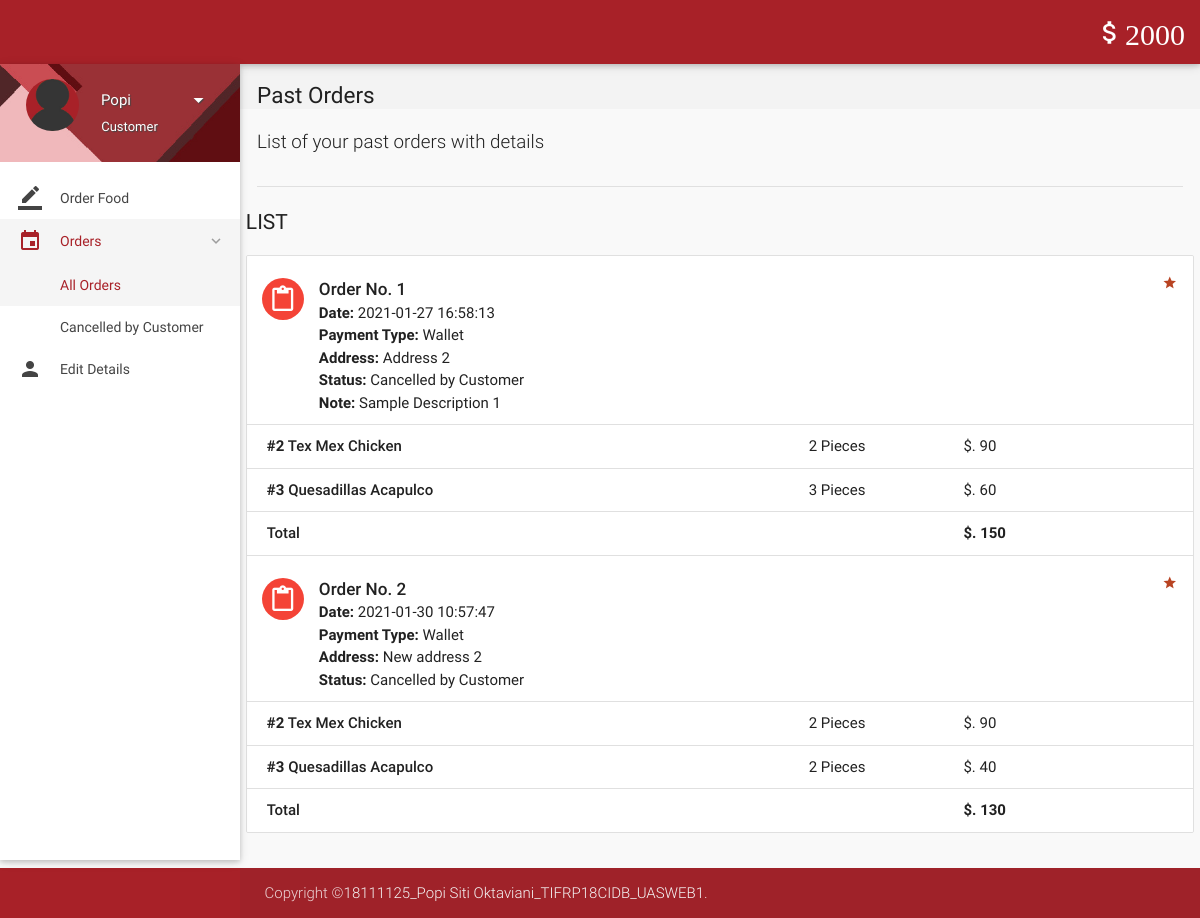
Screenshot of /account/orders.php (signed in) with the database file from the repository.
### tables this page shows
CREATE TABLE `wallet_details` (
  `id` int(11) NOT NULL,
  `wallet_id` int(11) NOT NULL,
  `number` varchar(16) NOT NULL,
  `cvv` int(3) NOT NULL,
  `balance` int(11) NOT NULL DEFAULT 2000
);

CREATE TABLE `orders` (
  `id` int(11) NOT NULL,
  `customer_id` int(11) NOT NULL,
  `address` varchar(300) NOT NULL,
  `description` varchar(300) NOT NULL,
  `date` datetime NOT NULL DEFAULT current_timestamp(),
  `payment_type` varchar(16) NOT NULL DEFAULT 'Wallet',
  `total` int(11) NOT NULL,
  `status` varchar(25) NOT NULL DEFAULT 'Yet to be delivered',
  `deleted` tinyint(4) NOT NULL DEFAULT 0
);

CREATE TABLE `order_details` (
  `id` int(11) NOT NULL,
  `order_id` int(11) NOT NULL,
  `item_id` int(11) NOT NULL,
  `quantity` int(11) NOT NULL,
  `price` int(11) NOT NULL
);

CREATE TABLE `items` (
  `id` int(11) NOT NULL,
  `name` varchar(20) NOT NULL,
  `price` int(11) NOT NULL,
  `deleted` tinyint(4) NOT NULL DEFAULT 0,
  `image` blob NOT NULL
);

### account/includes/wallet.php (called while the page is built)
<?php
$user_id=$_SESSION['user_id'];
$sql = mysqli_query($con, "SELECT * FROM wallet where customer_id = $user_id");
while($row1 = mysqli_fetch_array($sql)){
$wallet_id = $row1['id'];
}
$sql = mysqli_query($con, "SELECT * FROM wallet_details where wallet_id = $wallet_id");
while($row1 = mysqli_fetch_array($sql)){
$balance = $row1['balance'];
}
?>

### account/includes/connect.php (called while the page is built, shortened)
<?php
$name = $_SESSION['name'];
$role = $_SESSION['role'];
?>

### account/orders.php (the view, shortened to what this page needs)
<?php
include 'includes/connect.php';
include 'includes/wallet.php';
	if($_SESSION['customer_sid']==session_id())
	{
		?>
<!DOCTYPE html>
<html lang="en">
<head>
  <link href="css/materialize.min.css" type="text/css" rel="stylesheet" media="screen,projection">
  <link href="css/style.min.css" type="text/css" rel="stylesheet" media="screen,projection">
  <link href="css/custom/custom.min.css" type="text/css" rel="stylesheet" media="screen,projection">
  <link href="js/plugins/perfect-scrollbar/perfect-scrollbar.css" type="text/css" rel="stylesheet" media="screen,projection">
</head>
<body>
  <header id="header" class="page-topbar">
        <div class="navbar-fixed">
            <nav class="navbar-color">
                <div class="nav-wrapper">
                    <ul class="left">
                      <li><h1 class="logo-wrapper"><a href="index.php" class="brand-logo darken-1"><img src="images/materialize-logo.png" alt="logo"></a> <span class="logo-text">Logo</span></h1></li>
                    </ul>
                    <ul class="right hide-on-med-and-down">
                        <li><a href="#"  class="waves-effect waves-block waves-light"><i class="mdi-editor-attach-money"><?php echo $balance;?></i></a>
                        </li>
                    </ul>
                </div>
            </nav>
        </div>
  </header>
  <div id="main">
    <div class="wrapper">
      <aside id="left-sidebar-nav">
        <ul id="slide-out" class="side-nav fixed leftside-navigation">
            <li class="user-details cyan darken-2">
            <div class="row">
                <div class="col col s4 m4 l4">
                    <img src="images/avatar.jpg" alt="" class="circle responsive-img valign profile-image">
                </div>
                <div class="col col s8 m8 l8">
                    <a class="btn-flat dropdown-button waves-effect waves-light white-text profile-btn" href="#" data-activates="profile-dropdown"><?php echo $name;?> <i class="mdi-navigation-arrow-drop-down right"></i></a>
                    <p class="user-roal"><?php echo $role;?></p>
                </div>
            </div>
            </li>
            <li class="bold"><a href="index.php" class="waves-effect waves-cyan"><i class="mdi-editor-border-color"></i> Order Food</a>
            </li>
                <li class="no-padding">
                    <ul class="collapsible collapsible-accordion">
                        <li class="bold"><a class="collapsible-header waves-effect waves-cyan active"><i class="mdi-editor-insert-invitation"></i> Orders</a>
                            <div class="collapsible-body">
                                <ul>
								<li class="<?php
								if(!isset($_GET['status'])){
										echo 'active';
									}?>
									"><a href="orders.php">All Orders</a>
                                </li>
								<?php
									$sql = mysqli_query($con, "SELECT DISTINCT status FROM orders  WHERE customer_id = $user_id;;");
									while($row = mysqli_fetch_array($sql)){
                                    echo '<li class='.(isset($_GET['status'])?($status == $_GET['status'] ? 'active' : ''): '').'><a href="orders.php?status='.$row['status'].'">'.$row['status'].'</a>
                                    </li>';
									}
									?>
                                </ul>
                            </div>
                        </li>
                    </ul>
                </li>
            <li class="bold"><a href="details.php" class="waves-effect waves-cyan"><i class="mdi-social-person"></i> Edit Details</a>
            </li>
        </ul>
        </aside>
      <section id="content">
        <div id="breadcrumbs-wrapper">
          <div class="container">
            <div class="row">
              <div class="col s12 m12 l12">
                <h5 class="breadcrumbs-title">Past Orders</h5>
              </div>
            </div>
          </div>
        </div>
        <div class="container">
          <p class="caption">List of your past orders with details</p>
          <div class="divider"></div>
<div id="work-collections" class="seaction">
					<?php
					if(isset($_GET['status'])){
						$status = $_GET['status'];
					}
					else{
						$status = '%';
					}
					$sql = mysqli_query($con, "SELECT * FROM orders WHERE customer_id = $user_id AND status LIKE '$status';;");
					echo '              <div class="row">
                <div>
                    <h4 class="header">List</h4>
                    <ul id="issues-collection" class="collection">';
					while($row = mysqli_fetch_array($sql))
					{
						$status = $row['status'];
						echo '<li class="collection-item avatar">
                              <i class="mdi-content-content-paste red circle"></i>
                              <span class="collection-header">Order No. '.$row['id'].'</span>
                              <p><strong>Date:</strong> '.$row['date'].'</p>
                              <p><strong>Payment Type:</strong> '.$row['payment_type'].'</p>
							  <p><strong>Address: </strong>'.$row['address'].'</p>
                              <p><strong>Status:</strong> '.($status=='Paused' ? 'Paused <a  data-position="bottom" data-delay="50" data-tooltip="Please contact administrator for further details." class="btn-floating waves-effect waves-light tooltipped cyan">    ?</a>' : $status).'</p>
							  '.(!empty($row['description']) ? '<p><strong>Note: </strong>'.$row['description'].'</p>' : '').'
							  <a href="#" class="secondary-content"><i class="mdi-action-grade"></i></a>
                              </li>';
						$order_id = $row['id'];
						$sql1 = mysqli_query($con, "SELECT * FROM order_details WHERE order_id = $order_id;");
						while($row1 = mysqli_fetch_array($sql1))
						{
							$item_id = $row1['item_id'];
							$sql2 = mysqli_query($con, "SELECT * FROM items WHERE id = $item_id;");
							while($row2 = mysqli_fetch_array($sql2)){
								$item_name = $row2['name'];
							}
							echo '<li class="collection-item">
                            <div class="row">
                            <div class="col s7">
                            <p class="collections-title"><strong>#'.$row1['item_id'].'</strong> '.$item_name.'</p>
                            </div>
                            <div class="col s2">
                            <span>'.$row1['quantity'].' Pieces</span>
                            </div>
                            <div class="col s3">
                            <span>$. '.$row1['price'].'</span>
                            </div>
                            </div>
                            </li>';
						}
								echo'<li class="collection-item">
                                        <div class="row">
                                            <div class="col s7">
                                                <p class="collections-title"> Total</p>
                                            </div>
                                            <div class="col s2">
											<span> </span>
                                            </div>
                                            <div class="col s3">
                                                <span><strong>$. '.$row['total'].'</strong></span>
                                            </div>';
								echo'</div></li>';
					}
					?>
					 </ul>
                </div>
              </div>
            </div>
        </div>
      </section>
    </div>
  </div>
  <footer class="page-footer">
    <div class="footer-copyright">
      <div class="container">
        <span>Copyright ©<a class="grey-text text-lighten-4" href="#" target="_blank">18111125_Popi Siti Oktaviani_TIFRP18CIDB_UASWEB1</a>.</span>
        </div>
    </div>
  </footer>
</body>
</html>
<?php
	}
?>

### rows the page displays
wallet_details: balance "2000"
orders: id "1", date "2021-01-27 16:58:13", payment_type "Wallet", address "Address 2", status "Cancelled by Customer", description "Sample Description 1", total "150"
order_details: item "2", item.name "Tex Mex Chicken", quantity "2", price "90"
order_details: item "3", item.name "Quesadillas Acapulco", quantity "3", price "60"
orders: id "2", date "2021-01-30 10:57:47", payment_type "Wallet", address "New address 2", status "Cancelled by Customer", total "130"
order_details: item "2", item.name "Tex Mex Chicken", quantity "2", price "90"
order_details: item "3", item.name "Quesadillas Acapulco", quantity "2", price "40"

### other values shown
$name "Popi"
$role "Customer"
$row['status'] "Cancelled by Customer"
